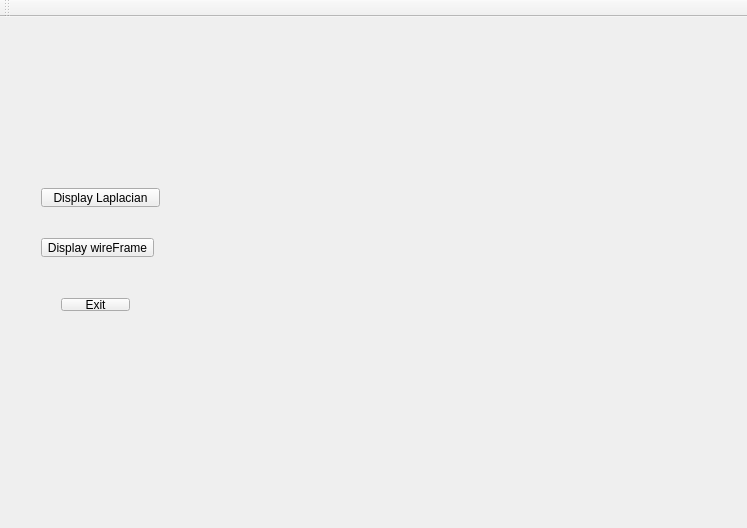
<?xml version="1.0" encoding="UTF-8"?>
<ui version="4.0">
 <class>MainWindow</class>
 <widget class="QMainWindow" name="MainWindow">
  <property name="geometry">
   <rect>
    <x>0</x>
    <y>0</y>
    <width>747</width>
    <height>528</height>
   </rect>
  </property>
  <property name="windowTitle">
   <string>Mesh_Computational_Geometry</string>
  </property>
  <widget class="QWidget" name="centralWidget">
   <widget class="GLDisplayWidget" name="widget" native="true">
    <property name="geometry">
     <rect>
      <x>180</x>
      <y>0</y>
      <width>601</width>
      <height>491</height>
     </rect>
    </property>
    <property name="sizePolicy">
     <sizepolicy hsizetype="Expanding" vsizetype="Preferred">
      <horstretch>0</horstretch>
      <verstretch>0</verstretch>
     </sizepolicy>
    </property>
   </widget>
   <widget class="QWidget" name="layoutWidget">
    <property name="geometry">
     <rect>
      <x>50</x>
      <y>270</y>
      <width>91</width>
      <height>35</height>
     </rect>
    </property>
    <layout class="QVBoxLayout" name="verticalLayout_2">
     <item>
      <widget class="QPushButton" name="pushButton">
       <property name="text">
        <string>Exit</string>
       </property>
      </widget>
     </item>
    </layout>
   </widget>
   <widget class="QWidget" name="verticalLayoutWidget">
    <property name="geometry">
     <rect>
      <x>30</x>
      <y>210</y>
      <width>135</width>
      <height>41</height>
     </rect>
    </property>
    <layout class="QVBoxLayout" name="verticalLayout">
     <item>
      <widget class="QPushButton" name="pushButton_2">
       <property name="text">
        <string>Display wireFrame</string>
       </property>
      </widget>
     </item>
    </layout>
   </widget>
   <widget class="QWidget" name="verticalLayoutWidget_2">
    <property name="geometry">
     <rect>
      <x>30</x>
      <y>160</y>
      <width>141</width>
      <height>41</height>
     </rect>
    </property>
    <layout class="QVBoxLayout" name="verticalLayout_3">
     <item>
      <widget class="QPushButton" name="pushButton_3">
       <property name="text">
        <string>Display Laplacian</string>
       </property>
      </widget>
     </item>
    </layout>
   </widget>
  </widget>
  <widget class="QToolBar" name="mainToolBar">
   <attribute name="toolBarArea">
    <enum>TopToolBarArea</enum>
   </attribute>
   <attribute name="toolBarBreak">
    <bool>false</bool>
   </attribute>
  </widget>
 </widget>
 <layoutdefault spacing="6" margin="11"/>
 <customwidgets>
  <customwidget>
   <class>GLDisplayWidget</class>
   <extends>QWidget</extends>
   <header>gldisplaywidget.h</header>
   <container>1</container>
  </customwidget>
 </customwidgets>
 <resources/>
 <connections>
  <connection>
   <sender>pushButton</sender>
   <signal>released()</signal>
   <receiver>MainWindow</receiver>
   <slot>close()</slot>
   <hints>
    <hint type="sourcelabel">
     <x>96</x>
     <y>308</y>
    </hint>
    <hint type="destinationlabel">
     <x>59</x>
     <y>268</y>
    </hint>
   </hints>
  </connection>
  <connection>
   <sender>pushButton_2</sender>
   <signal>released()</signal>
   <receiver>MainWindow</receiver>
   <slot>displayWireframe()</slot>
   <hints>
    <hint type="sourcelabel">
     <x>115</x>
     <y>259</y>
    </hint>
    <hint type="destinationlabel">
     <x>22</x>
     <y>142</y>
    </hint>
   </hints>
  </connection>
  <connection>
   <sender>pushButton_3</sender>
   <signal>pressed()</signal>
   <receiver>MainWindow</receiver>
   <slot>displayLaplacian()</slot>
   <hints>
    <hint type="sourcelabel">
     <x>126</x>
     <y>194</y>
    </hint>
    <hint type="destinationlabel">
     <x>46</x>
     <y>57</y>
    </hint>
   </hints>
  </connection>
 </connections>
 <slots>
  <slot>displayWireframe()</slot>
  <slot>displayLaplacian()</slot>
 </slots>
</ui>
